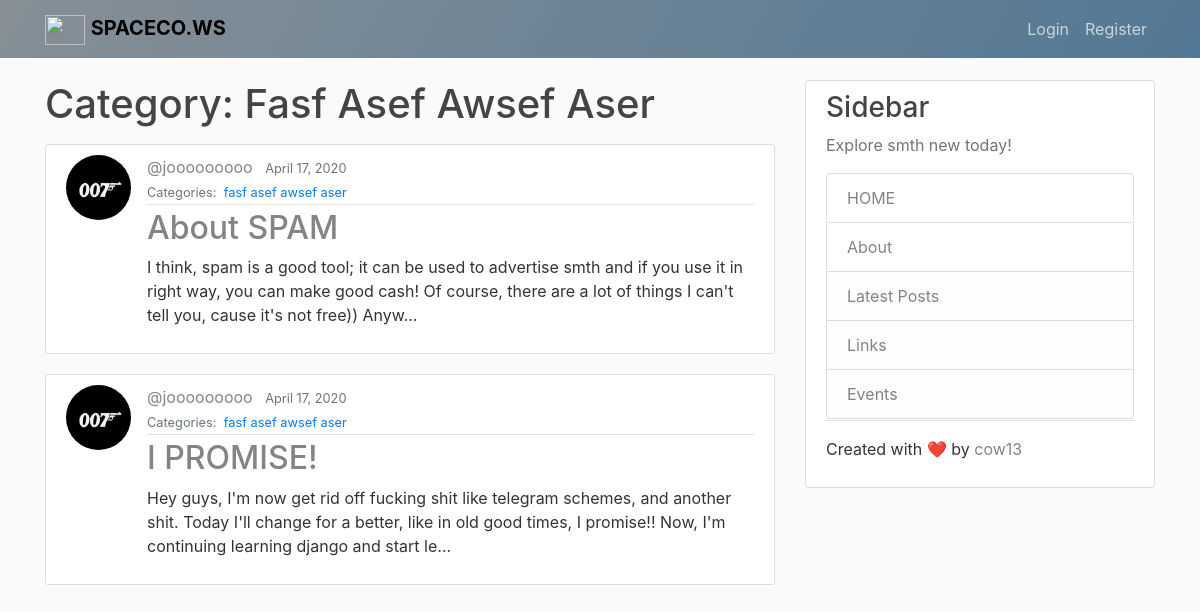
Page /fasf asef awsef aser/ on the committed database.
### blog/models.py (models this page shows, shortened)
class Category(models.Model):
    name = models.CharField(max_length=20)

class Post(models.Model):
    title = models.CharField(max_length=200)
    content = models.TextField()
    date_posted = models.DateTimeField(default=timezone.now)
    author = models.ForeignKey(User, on_delete=models.CASCADE)
    categories = models.ManyToManyField('Category', related_name='posts')
    image = models.ImageField(upload_to='images/', default="images/None/no-img.jpg")
    slug= models.SlugField(max_length=500, unique=True, null=True, blank=True)

### users/models.py (models this page shows, shortened)
class Profile(models.Model):
    user = models.OneToOneField(User, on_delete=models.CASCADE)
    image = models.ImageField(default='default.png', upload_to='profile_pics')

### blog/views.py (the view)
# urls.py: path("<category>/", views.blog_category, name="blog_category"),
def blog_category(request, category):
    posts = Post.objects.filter(categories__name__contains=category).order_by('-date_posted')
    content = {
        'category': category,
        'posts': posts
    }
    return render(request, 'blog/blog_category.html', content) #<--(didn't add content block) bug found 05.11.19

### blog/templates/blog/blog_category.html
{% extends 'blog/base.html' %}
{% block content %}
  <h1 class='mb-3'>Category: {{ category | title }}</h1>
  {% for post in posts %}
  <article class="media content-section">
    <img class="rounded-circle article-img" src="{{ post.author.profile.image.url }}" alt="">
    <div class="media-body">
      <div class="article-metadata">
        <a class="mr-2 author_title" href="{% url 'user-posts' post.author.username %}">@{{ post.author }}</a>
        <small class="text-muted">{{ post.date_posted|date:"N d, Y" }}</small>
        <div>
        <small class="text-muted">
          Categories:&nbsp;
          {% for category in post.categories.all %}
          <a href="{% url 'blog_category' category.name %}">
            {{ category.name }}
          </a>&nbsp;
          {% endfor %}
        </small>
        </div>
      </div>
      <h2><a class="article-title" href="{% url 'post-detail' post.slug %}">{{ post.title }}</a></h2>
      <p class="article-content">{{ post.content|slice:200 }}...</p>
    </div>
  </article>
  {% endfor %}
{% endblock content %}

### blog/templates/blog/base.html (shortened to what this page needs)
{% load static %}
<!DOCTYPE html>
<html lang="en" dir="ltr">
  <head>
    <link rel="stylesheet" href="https://stackpath.bootstrapcdn.com/bootstrap/4.3.1/css/bootstrap.min.css">
    <link rel="stylesheet" href="{% static 'blog/main.css' %}">
  </head>
  <body>
    <header class="site-header">
      <nav class="navbar navbar-expand-md navbar-dark bg-steel fixed-top">
        <div class="container">
          <a class="navbar-brand mr-4" href="{% url 'blog-home' %}"><img class="i40" src="https://66.media.tumblr.com/db5f5e8b81629177f727c181cabe329e/edce5e9ec746c30d-5b/s500x750/1aab692ed02e40090145be1779e41a9ded964b82.png"> <b>SPACECO.WS</b></a>
            <div class="navbar-nav">
              {% if user.is_authenticated %}
              <i><a class="nav-item nav-link" href="{% url 'profile' %}">@{{ user.username }}</a></i>
                <a class="nav-item nav-link" href="{% url 'post-create' %}">New Post</a>
                <a class="nav-item nav-link" href="{% url 'logout' %}">Logout</a>
              {% else %}
                <a class="nav-item nav-link" href="{% url 'login' %}">Login</a>
                <a class="nav-item nav-link" href="{% url 'register' %}">Register</a>
              {% endif %}
            </div>
          </div>
      </nav>
    </header>
    <main role="main" class="container">
      <div class="row">
        <div class="col-md-8">
          {% block content %}{% endblock %}
        </div>
        <div class="col-md-4">
          <div class="content-section sticky">
            <h3>Sidebar</h3>
            <p class='text-muted'>Explore smth new today!
              <ul class="list-group article-metadata">
                <li class="list-group-item"><a class="author_title" href="{% url 'blog-home' %}">HOME</a></li>
                <li class="list-group-item"><a class="author_title" href="{% url 'blog-about' %}">About</a></li>
                <li class="list-group-item list-group-item-light"><a class="author_title" href="{% url 'blog-home' %}">Latest Posts</a></li>
                <li class="list-group-item list-group-item-light"><a class="author_title" href="">Links</a></li>
                <li class="list-group-item list-group-item-light">Events</li>
              </ul>
            </p>
            <p> Created with ❤️ by <a href="http://zuck.rf.gd" class="createdwithlove">cow13</a> </p>
          </div>
        </div>
      </div>
    </main>
  </body>
</html>

### blog/static/blog/main.css (style rules this page uses)
body { background: #fafafa; color: #333333; margin-top: 5rem; }
h1, h2, h3, h4, h5, h6 { color: #444444; }
ul { margin: 0; }
.bg-steel { background-image: linear-gradient(120deg, #868f96 , #537895); }
.site-header .navbar-nav .nav-link { color: #cbd5db; }
.navbar-dark .navbar-brand { color: #000000; }
.content-section { background: #ffffff; padding: 10px 20px; border: 1px solid #dddddd; border-radius: 3px; margin-bottom: 20px; }
.sticky { position: -webkit-sticky; position: sticky; top: 4.5rem; }
.article-title { color: #848484; }
.article-content { white-space: pre-line; }
.article-img { height: 65px; width: 65px; margin-right: 16px; }
.author_title { color: #848484; }
.createdwithlove { color: #848484; }
.article-metadata { padding-bottom: 1px; margin-bottom: 4px; border-bottom: 1px solid #e3e3e3; color: #000000; }
.i40 { width: 40px; height: 30px; }

### rows in the picture
Category: name "Fasf Asef Awsef Aser", name "fasf asef awsef aser"
Post: author.profile.image (picture), author "jooooooooo", date_posted "April 17, 2020", title "About SPAM", content "I think, spam is a good tool; it can be used to advertise smth and if you use it in right way, you can make good cash! Of course, there are a lot of things I can't tell you, cause it's not free)) Anyw"
Post: author.profile.image (picture), author "jooooooooo", date_posted "April 17, 2020", title "I PROMISE!", content "Hey guys, I'm now get rid off fucking shit like telegram schemes, and another shit. Today I'll change for a better, like in old good times, I promise!! Now, I'm continuing learning django and start le"
